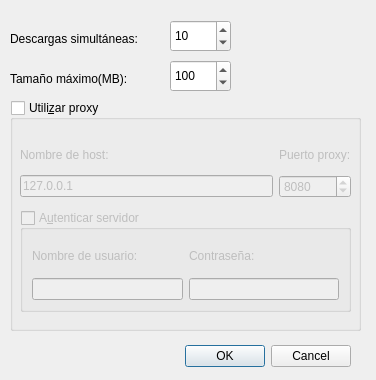
<?xml version="1.0" encoding="UTF-8"?>
<ui version="4.0">
 <class>Settings</class>
 <widget class="QDialog" name="Settings">
  <property name="geometry">
   <rect>
    <x>0</x>
    <y>0</y>
    <width>376</width>
    <height>380</height>
   </rect>
  </property>
  <property name="maximumSize">
   <size>
    <width>16777215</width>
    <height>16777215</height>
   </size>
  </property>
  <property name="windowTitle">
   <string>Sheldon - Configuración</string>
  </property>
  <widget class="QDialogButtonBox" name="buttonBox">
   <property name="geometry">
    <rect>
     <x>10</x>
     <y>340</y>
     <width>341</width>
     <height>32</height>
    </rect>
   </property>
   <property name="orientation">
    <enum>Qt::Horizontal</enum>
   </property>
   <property name="standardButtons">
    <set>QDialogButtonBox::Cancel|QDialogButtonBox::Ok</set>
   </property>
  </widget>
  <widget class="QSpinBox" name="nthreSpin">
   <property name="geometry">
    <rect>
     <x>170</x>
     <y>20</y>
     <width>61</width>
     <height>32</height>
    </rect>
   </property>
   <property name="maximum">
    <number>100</number>
   </property>
   <property name="value">
    <number>10</number>
   </property>
  </widget>
  <widget class="QSpinBox" name="limitrSpin">
   <property name="geometry">
    <rect>
     <x>170</x>
     <y>60</y>
     <width>61</width>
     <height>32</height>
    </rect>
   </property>
   <property name="maximum">
    <number>200</number>
   </property>
   <property name="value">
    <number>100</number>
   </property>
  </widget>
  <widget class="QLabel" name="label">
   <property name="geometry">
    <rect>
     <x>10</x>
     <y>30</y>
     <width>141</width>
     <height>18</height>
    </rect>
   </property>
   <property name="text">
    <string>Descargas simultáneas:</string>
   </property>
  </widget>
  <widget class="QLabel" name="label_2">
   <property name="geometry">
    <rect>
     <x>10</x>
     <y>70</y>
     <width>141</width>
     <height>18</height>
    </rect>
   </property>
   <property name="text">
    <string>Tamaño máximo(MB):</string>
   </property>
  </widget>
  <widget class="QGroupBox" name="withProxy">
   <property name="geometry">
    <rect>
     <x>10</x>
     <y>100</y>
     <width>351</width>
     <height>231</height>
    </rect>
   </property>
   <property name="toolTip">
    <string>&lt;html&gt;&lt;head/&gt;&lt;body&gt;&lt;p&gt;Soporte solo para apt-mirror 0.5 o superior.&lt;/p&gt;&lt;/body&gt;&lt;/html&gt;</string>
   </property>
   <property name="title">
    <string>Utili&amp;zar proxy</string>
   </property>
   <property name="checkable">
    <bool>true</bool>
   </property>
   <property name="checked">
    <bool>false</bool>
   </property>
   <widget class="QWidget" name="layoutWidget">
    <property name="geometry">
     <rect>
      <x>10</x>
      <y>40</y>
      <width>331</width>
      <height>58</height>
     </rect>
    </property>
    <layout class="QGridLayout" name="gridLayout">
     <item row="0" column="1">
      <widget class="QLabel" name="label_5">
       <property name="text">
        <string>Puerto proxy:</string>
       </property>
      </widget>
     </item>
     <item row="1" column="0">
      <widget class="QLineEdit" name="hostName">
       <property name="text">
        <string>127.0.0.1</string>
       </property>
      </widget>
     </item>
     <item row="0" column="0">
      <widget class="QLabel" name="label_6">
       <property name="text">
        <string>Nombre de host:</string>
       </property>
      </widget>
     </item>
     <item row="1" column="1">
      <widget class="QSpinBox" name="port">
       <property name="maximum">
        <number>65510</number>
       </property>
       <property name="value">
        <number>8080</number>
       </property>
      </widget>
     </item>
    </layout>
   </widget>
   <widget class="QGroupBox" name="withAuthentication">
    <property name="geometry">
     <rect>
      <x>10</x>
      <y>110</y>
      <width>331</width>
      <height>102</height>
     </rect>
    </property>
    <property name="title">
     <string>A&amp;utenticar servidor</string>
    </property>
    <property name="flat">
     <bool>false</bool>
    </property>
    <property name="checkable">
     <bool>true</bool>
    </property>
    <property name="checked">
     <bool>false</bool>
    </property>
    <layout class="QGridLayout" name="gridLayout_2">
     <item row="0" column="0">
      <layout class="QVBoxLayout" name="verticalLayout_4">
       <item>
        <widget class="QLabel" name="label_3">
         <property name="text">
          <string>Nombre de usuario:</string>
         </property>
        </widget>
       </item>
       <item>
        <widget class="QLineEdit" name="userName"/>
       </item>
      </layout>
     </item>
     <item row="0" column="1">
      <layout class="QVBoxLayout" name="verticalLayout_3">
       <item>
        <widget class="QLabel" name="label_4">
         <property name="text">
          <string>Contraseña:</string>
         </property>
        </widget>
       </item>
       <item>
        <widget class="QLineEdit" name="password">
         <property name="echoMode">
          <enum>QLineEdit::Password</enum>
         </property>
        </widget>
       </item>
      </layout>
     </item>
    </layout>
   </widget>
  </widget>
 </widget>
 <resources/>
 <connections>
  <connection>
   <sender>buttonBox</sender>
   <signal>accepted()</signal>
   <receiver>Settings</receiver>
   <slot>accept()</slot>
   <hints>
    <hint type="sourcelabel">
     <x>248</x>
     <y>254</y>
    </hint>
    <hint type="destinationlabel">
     <x>157</x>
     <y>274</y>
    </hint>
   </hints>
  </connection>
  <connection>
   <sender>buttonBox</sender>
   <signal>rejected()</signal>
   <receiver>Settings</receiver>
   <slot>reject()</slot>
   <hints>
    <hint type="sourcelabel">
     <x>316</x>
     <y>260</y>
    </hint>
    <hint type="destinationlabel">
     <x>286</x>
     <y>274</y>
    </hint>
   </hints>
  </connection>
 </connections>
</ui>
